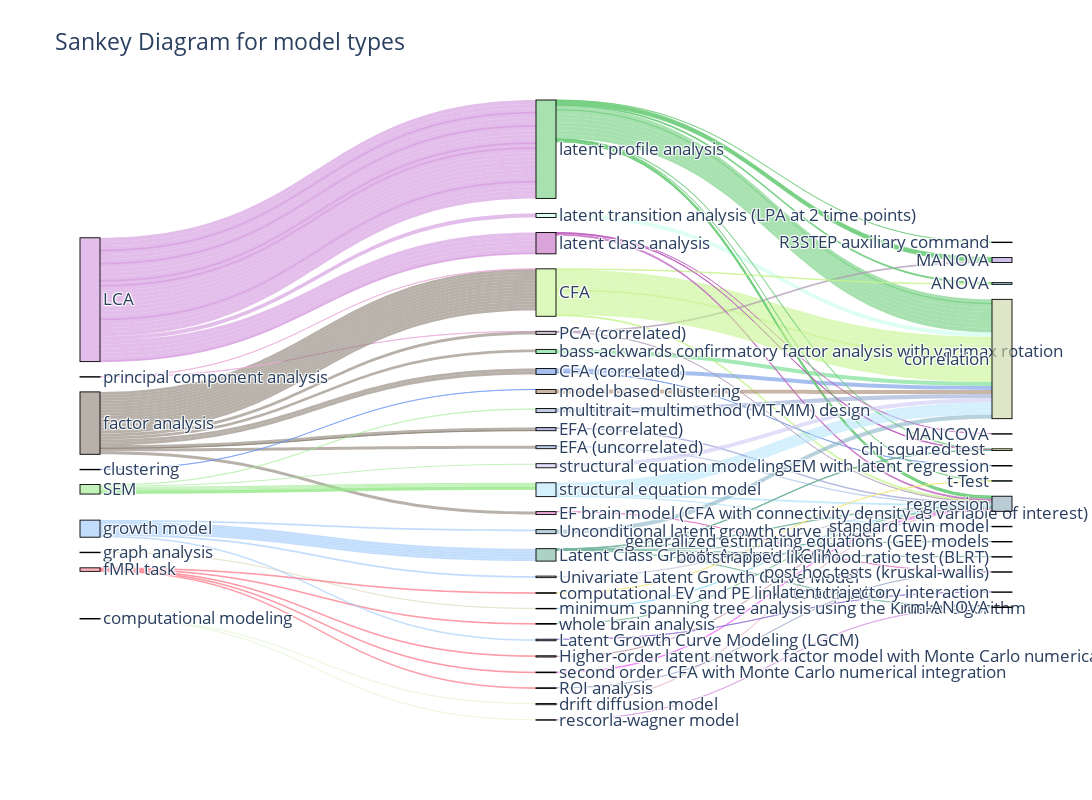

This figure's notebook cell:
### Markdown cell above
#### Sankey Plots 

In this first plot, the first column represents the general model used in all studies, the second column includes additional specifications (e.g. for factor analysis, whether it was exploratory or confirmatory, or which type of rotation was used). Follow up analyses are shown in the third column. Hovering over each node shows the number of incoming and outgoing flow, hovering over the connections shows the First Author & Year. Each node can be moved around for readability or bundled using box or lasso select.

### Code cell
# 1. Create unique labels
labels = list(pd.concat([
    df_sankey_models_transformed['gm'], 
    df_sankey_models_transformed['mit'], 
    df_sankey_models_transformed['oa']
]).unique())

# 2. Map labels to indices
label_map = {label: idx for idx, label in enumerate(labels)}

# 3. Define sources, targets, and values
sources = df_sankey_models_transformed['gm'].map(label_map).tolist() + \
          df_sankey_models_transformed['mit'].map(label_map).tolist()

targets = df_sankey_models_transformed['mit'].map(label_map).tolist() + \
          df_sankey_models_transformed['oa'].map(label_map).tolist()

values = df_sankey_models_transformed['gm_count'].tolist() + \
         df_sankey_models_transformed['oa_count'].tolist()

# 4. Generate pastel colors
import random

def pastel_color():
    r = lambda: random.randint(100, 255)
    return f'rgba({r()},{r()},{r()},0.6)'

label_to_color = {label: pastel_color() for label in labels}
node_color_list = [label_to_color[label] for label in labels]

# 5. Set link colors by source node's color (first half) and middle node (second half)
link_colors = [label_to_color[df_sankey_models_transformed['gm'].iloc[i]] 
               for i in range(len(df_sankey_models_transformed))] + \
              [label_to_color[df_sankey_models_transformed['mit'].iloc[i]] 
               for i in range(len(df_sankey_models_transformed))]

# 7. Create the figure
fig = go.Figure(data=[go.Sankey(
    node=dict(
        pad=15,
        thickness=20,
        line=dict(color="black", width=0.9),
        label=labels,
        color=node_color_list,
        align="left"
    ),
    link=dict(
        source=sources,
        target=targets,
        value=values,
        color=link_colors,
        customdata=df_sankey_models_transformed['nameyear'].tolist() * 2,
        hovertemplate='%{customdata}<extra></extra>'
    )
)])

fig.update_layout(
    title_text="Sankey Diagram for model types",
    font_size=16.5,
    width=1500,
    height=800,
    hovermode='x'
)
fig.show()

fig.write_html("C:/Users/U727148/Latent_Variable_Supplement/sankey_models_plot.html", include_plotlyjs="cdn")

### Figure 1 — Plotly figure (JSON) as saved in the notebook; plotly's stock layout.template omitted (floating-point values rounded to 4 significant figures; data arrays with more than 128 entries replaced by an {"elided": "..."} marker saying what was removed)
{"data": [{"link": {"color": {"elided": "184 str values"}, "customdata": {"elided": "184 str values"}, "hovertemplate": "%{customdata}<extra></extra>", "source": {"elided": "184 int values"}, "target": {"elided": "184 int values"}, "value": {"elided": "184 int values"}}, "node": {"align": "left", "color": ["rgba(135,126,113,0.6)", "rgba(211,147,220,0.6)", "rgba(232,247,217,0.6)", "rgba(154,234,141,0.6)", "rgba(154,199,250,0.6)", "rgba(225,222,199,0.6)", "rgba(254,129,143,0.6)", "rgba(235,168,217,0.6)", "rgba(106,149,247,0.6)", "rgba(226,114,196,0.6)", "rgba(193,103,193,0.6)", "rgba(197,244,141,0.6)", "rgba(148,167,210,0.6)", "rgba(218,158,177,0.6)", "rgba(184,230,250,0.6)", "rgba(215,154,229,0.6)", "rgba(111,205,124,0.6)", "rgba(132,138,203,0.6)", "rgba(104,219,133,0.6)", "rgba(180,182,208,0.6)", "rgba(123,211,244,0.6)", "rgba(123,195,152,0.6)", "rgba(158,169,201,0.6)", "rgba(107,149,228,0.6)", "rgba(115,181,158,0.6)", "rgba(199,255,236,0.6)", "rgba(176,156,181,0.6)", "rgba(151,181,227,0.6)", "rgba(170,116,130,0.6)", "rgba(245,100,253,0.6)", "rgba(184,138,111,0.6)", "rgba(137,106,210,0.6)", "rgba(135,178,198,0.6)", "rgba(244,231,114,0.6)", "rgba(167,133,107,0.6)", "rgba(203,201,243,0.6)", "rgba(211,108,226,0.6)", "rgba(251,251,158,0.6)", "rgba(138,168,185,0.6)", "rgba(202,213,162,0.6)", "rgba(107,202,175,0.6)", "rgba(175,147,221,0.6)", "rgba(181,149,105,0.6)", "rgba(188,195,172,0.6)", "rgba(166,236,240,0.6)", "rgba(118,102,131,0.6)", "rgba(118,189,221,0.6)", "rgba(148,199,213,0.6)", "rgba(142,133,197,0.6)", "rgba(158,180,243,0.6)", "rgba(124,240,178,0.6)", "rgba(111,224,244,0.6)"], "label": ["factor analysis", "LCA", "computational modeling", "SEM", "growth model", "graph analysis", "fMRI task", "principal component analysis", "clustering ", "EF brain model (CFA with connectivity density as variable of interest) with interaction terms for CU and CP", "latent class analysis", "CFA", "multitrait–multimethod (MT-MM) design", "drift diffusion model", "structural equation model", "rescorla-wagner model", "latent profile analysis", "EFA (correlated)", "bass-ackwards confirmatory factor analysis with varimax rotation", "Univariate Latent Growth Curve Model", "minimum spanning tree analysis using the Kruskal algorithm", "whole brain analysis", "ROI analysis", "CFA (correlated)", "Latent Class Growth Analysis (LCGA)", "latent transition analysis (LPA at 2 time points)", "PCA (correlated)", "EFA (uncorrelated)", "Higher-order latent network factor model with Monte Carlo numerical integration", "second order CFA with Monte Carlo numerical integration", "correlated trait–correlated method (CT-CM)", "Latent Growth Curve Modeling (LGCM)", "Unconditional latent growth curve model", "computational EV and PE links to activation ", "model based clustering", "structural equation modeling", "post hoc tests (kruskal-wallis)", "chi squared test ", "regression", "correlation", "rm-ANOVA", "MANOVA", "R3STEP auxiliary command", "SEM with latent regression", "generalized estimating equations (GEE) models", "standard twin model", "ANOVA", "none", "bootstrapped likelihood ratio test (BLRT)", "MANCOVA", "latent trajectory interaction", "t-Test"], "line": {"color": "black", "width": 0.9}, "pad": 15, "thickness": 20}, "type": "sankey"}], "layout": {"font": {"size": 16.5}, "height": 800, "hovermode": "x", "title": {"text": "Sankey Diagram for model types"}, "width": 1500}}
